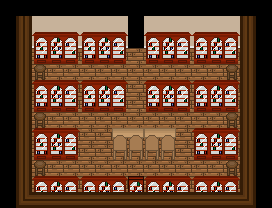

A 2D game scene composited from a Tiled map and its tileset images. What follows is a short description and the map's XML, with each tile layer's data collapsed to a summary:
An orthogonal 17x13 tile map with 16x16 px tiles, 4 tile layers (floor, wall, object, object2), 5 hidden layers not drawn, 6 tilesets.

<map version="1.0" orientation="orthogonal" renderorder="right-down" width="17" height="13" tilewidth="16" tileheight="16">
 <tileset firstgid="1" name="firstanduppertileset" tilewidth="16" tileheight="16">
  <image source="../tiles/firstanduppertileset.png" width="200" height="200" />
 </tileset>
 <tileset firstgid="145" name="basementtileset" tilewidth="16" tileheight="16">
  <image source="../tiles/basementtileset.png" width="200" height="200" />
 </tileset>
 <tileset firstgid="289" name="collision" tilewidth="16" tileheight="16">
  <image source="../tiles/other/collision.png" width="16" height="16" />
 </tileset>
 <tileset firstgid="290" name="lighting" tilewidth="16" tileheight="16">
  <image source="../tiles/other/lighting.png" width="16" height="16" />
 </tileset>
 <tileset firstgid="291" name="characters" tilewidth="16" tileheight="16">
  <image source="../tiles/other/characters.png" width="80" height="32" />
 </tileset>
 <tileset firstgid="301" name="other" tilewidth="16" tileheight="16">
  <image source="../tiles/other/other.png" width="64" height="16" />
 </tileset>
 <layer name="floor" width="17" height="13">
  <data>[221 cells, 177 non-empty, 1 distinct tile ids]</data>
 </layer>
 <layer name="wall" width="17" height="13">
  <data>[221 cells, 61 non-empty, 6 distinct tile ids]</data>
 </layer>
 <layer name="object" width="17" height="13">
  <data>[221 cells, 81 non-empty, 10 distinct tile ids]</data>
 </layer>
 <layer name="object2" width="17" height="13">
  <data>[221 cells, 12 non-empty, 4 distinct tile ids]</data>
 </layer>
 <layer name="collsion" width="17" height="13" visible="0">
  <data>[221 cells, 66 non-empty, 1 distinct tile ids]</data>
 </layer>
 <layer name="lighting" width="17" height="13" visible="0">
  <data>[221 cells, 56 non-empty, 1 distinct tile ids]</data>
 </layer>
 <layer name="characters" width="17" height="13" visible="0">
  <data>[221 cells, 0 non-empty, 0 distinct tile ids]</data>
 </layer>
 <layer name="puzzle" width="17" height="13" visible="0">
  <data>[221 cells, 0 non-empty, 0 distinct tile ids]</data>
 </layer>
 <layer name="other" width="17" height="13" visible="0">
  <data>[221 cells, 8 non-empty, 2 distinct tile ids]</data>
 </layer>
</map>